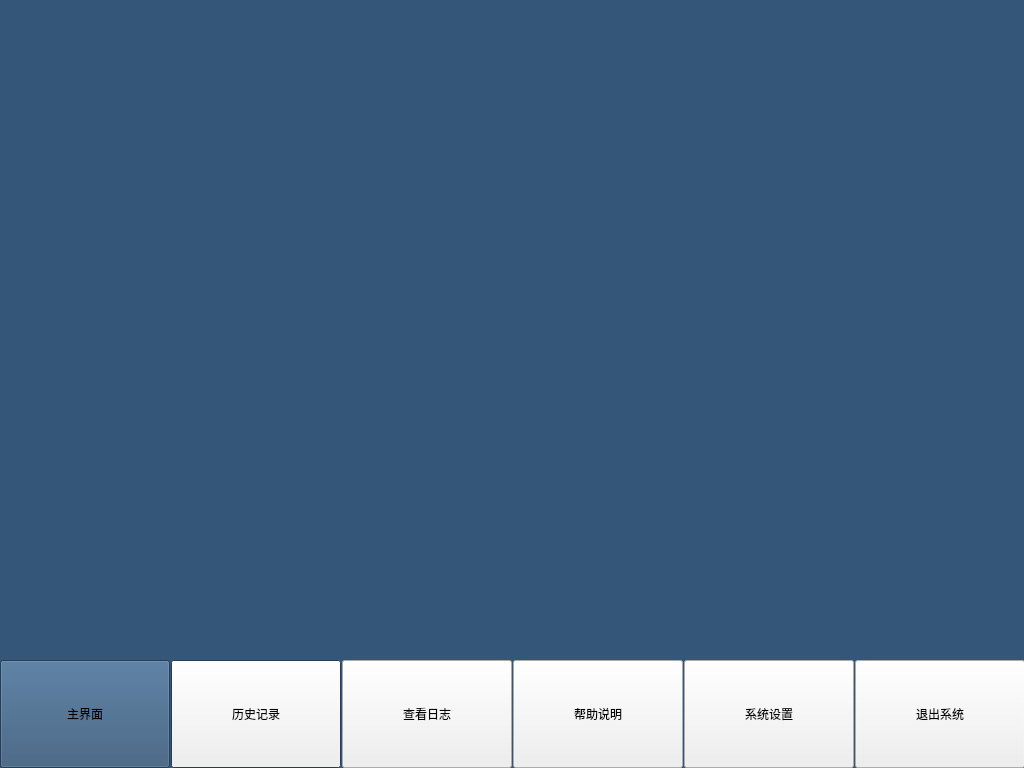
<?xml version="1.0" encoding="UTF-8"?>
<ui version="4.0">
 <class>MainWindow</class>
 <widget class="QMainWindow" name="MainWindow">
  <property name="geometry">
   <rect>
    <x>0</x>
    <y>0</y>
    <width>1024</width>
    <height>768</height>
   </rect>
  </property>
  <property name="maximumSize">
   <size>
    <width>1024</width>
    <height>768</height>
   </size>
  </property>
  <property name="palette">
   <palette>
    <active>
     <colorrole role="Base">
      <brush brushstyle="SolidPattern">
       <color alpha="255">
        <red>255</red>
        <green>255</green>
        <blue>255</blue>
       </color>
      </brush>
     </colorrole>
     <colorrole role="Window">
      <brush brushstyle="SolidPattern">
       <color alpha="255">
        <red>52</red>
        <green>86</green>
        <blue>120</blue>
       </color>
      </brush>
     </colorrole>
    </active>
    <inactive>
     <colorrole role="Base">
      <brush brushstyle="SolidPattern">
       <color alpha="255">
        <red>255</red>
        <green>255</green>
        <blue>255</blue>
       </color>
      </brush>
     </colorrole>
     <colorrole role="Window">
      <brush brushstyle="SolidPattern">
       <color alpha="255">
        <red>52</red>
        <green>86</green>
        <blue>120</blue>
       </color>
      </brush>
     </colorrole>
    </inactive>
    <disabled>
     <colorrole role="Base">
      <brush brushstyle="SolidPattern">
       <color alpha="255">
        <red>52</red>
        <green>86</green>
        <blue>120</blue>
       </color>
      </brush>
     </colorrole>
     <colorrole role="Window">
      <brush brushstyle="SolidPattern">
       <color alpha="255">
        <red>52</red>
        <green>86</green>
        <blue>120</blue>
       </color>
      </brush>
     </colorrole>
    </disabled>
   </palette>
  </property>
  <property name="windowTitle">
   <string>MainWindow</string>
  </property>
  <widget class="QWidget" name="centralWidget">
   <widget class="QPushButton" name="historyBtn">
    <property name="geometry">
     <rect>
      <x>171</x>
      <y>660</y>
      <width>170</width>
      <height>108</height>
     </rect>
    </property>
    <property name="cursor">
     <cursorShape>PointingHandCursor</cursorShape>
    </property>
    <property name="styleSheet">
     <string notr="true">font: 22pt &quot;微软雅黑&quot;;</string>
    </property>
    <property name="text">
     <string>历史记录</string>
    </property>
   </widget>
   <widget class="QPushButton" name="helpBtn">
    <property name="geometry">
     <rect>
      <x>513</x>
      <y>660</y>
      <width>170</width>
      <height>108</height>
     </rect>
    </property>
    <property name="cursor">
     <cursorShape>PointingHandCursor</cursorShape>
    </property>
    <property name="mouseTracking">
     <bool>false</bool>
    </property>
    <property name="focusPolicy">
     <enum>Qt::StrongFocus</enum>
    </property>
    <property name="styleSheet">
     <string notr="true">padding:0 0px;margin:0 0px;
font: 22pt &quot;微软雅黑&quot;;</string>
    </property>
    <property name="text">
     <string>帮助说明</string>
    </property>
   </widget>
   <widget class="QWidget" name="verticalLayoutWidget">
    <property name="geometry">
     <rect>
      <x>0</x>
      <y>0</y>
      <width>1031</width>
      <height>661</height>
     </rect>
    </property>
    <layout class="QVBoxLayout" name="mainLay"/>
   </widget>
   <widget class="QPushButton" name="exitBtn">
    <property name="geometry">
     <rect>
      <x>855</x>
      <y>660</y>
      <width>170</width>
      <height>108</height>
     </rect>
    </property>
    <property name="cursor">
     <cursorShape>PointingHandCursor</cursorShape>
    </property>
    <property name="styleSheet">
     <string notr="true">padding:0 0px;margin:0 0px;
font: 22pt &quot;微软雅黑&quot;;</string>
    </property>
    <property name="text">
     <string>退出系统</string>
    </property>
   </widget>
   <widget class="QPushButton" name="logBtn">
    <property name="geometry">
     <rect>
      <x>342</x>
      <y>660</y>
      <width>170</width>
      <height>108</height>
     </rect>
    </property>
    <property name="cursor">
     <cursorShape>PointingHandCursor</cursorShape>
    </property>
    <property name="styleSheet">
     <string notr="true">padding:0 0px;font: 22pt &quot;微软雅黑&quot;;</string>
    </property>
    <property name="text">
     <string>查看日志</string>
    </property>
   </widget>
   <widget class="QPushButton" name="mainBtn">
    <property name="geometry">
     <rect>
      <x>0</x>
      <y>660</y>
      <width>170</width>
      <height>108</height>
     </rect>
    </property>
    <property name="palette">
     <palette>
      <active>
       <colorrole role="Button">
        <brush brushstyle="SolidPattern">
         <color alpha="255">
          <red>52</red>
          <green>86</green>
          <blue>120</blue>
         </color>
        </brush>
       </colorrole>
       <colorrole role="Base">
        <brush brushstyle="SolidPattern">
         <color alpha="255">
          <red>52</red>
          <green>86</green>
          <blue>120</blue>
         </color>
        </brush>
       </colorrole>
       <colorrole role="Window">
        <brush brushstyle="SolidPattern">
         <color alpha="255">
          <red>52</red>
          <green>86</green>
          <blue>120</blue>
         </color>
        </brush>
       </colorrole>
      </active>
      <inactive>
       <colorrole role="Button">
        <brush brushstyle="SolidPattern">
         <color alpha="255">
          <red>52</red>
          <green>86</green>
          <blue>120</blue>
         </color>
        </brush>
       </colorrole>
       <colorrole role="Base">
        <brush brushstyle="SolidPattern">
         <color alpha="255">
          <red>52</red>
          <green>86</green>
          <blue>120</blue>
         </color>
        </brush>
       </colorrole>
       <colorrole role="Window">
        <brush brushstyle="SolidPattern">
         <color alpha="255">
          <red>52</red>
          <green>86</green>
          <blue>120</blue>
         </color>
        </brush>
       </colorrole>
      </inactive>
      <disabled>
       <colorrole role="Button">
        <brush brushstyle="SolidPattern">
         <color alpha="255">
          <red>52</red>
          <green>86</green>
          <blue>120</blue>
         </color>
        </brush>
       </colorrole>
       <colorrole role="Base">
        <brush brushstyle="SolidPattern">
         <color alpha="255">
          <red>52</red>
          <green>86</green>
          <blue>120</blue>
         </color>
        </brush>
       </colorrole>
       <colorrole role="Window">
        <brush brushstyle="SolidPattern">
         <color alpha="255">
          <red>52</red>
          <green>86</green>
          <blue>120</blue>
         </color>
        </brush>
       </colorrole>
      </disabled>
     </palette>
    </property>
    <property name="cursor">
     <cursorShape>PointingHandCursor</cursorShape>
    </property>
    <property name="styleSheet">
     <string notr="true">font: 22pt &quot;微软雅黑&quot;;</string>
    </property>
    <property name="text">
     <string>主界面</string>
    </property>
   </widget>
   <widget class="QPushButton" name="setBtn">
    <property name="geometry">
     <rect>
      <x>684</x>
      <y>660</y>
      <width>170</width>
      <height>108</height>
     </rect>
    </property>
    <property name="cursor">
     <cursorShape>PointingHandCursor</cursorShape>
    </property>
    <property name="styleSheet">
     <string notr="true">padding:0 0px;margin:0 0px;
font: 22pt &quot;微软雅黑&quot;;</string>
    </property>
    <property name="text">
     <string>系统设置</string>
    </property>
   </widget>
  </widget>
 </widget>
 <layoutdefault spacing="6" margin="11"/>
 <resources/>
 <connections/>
</ui>
